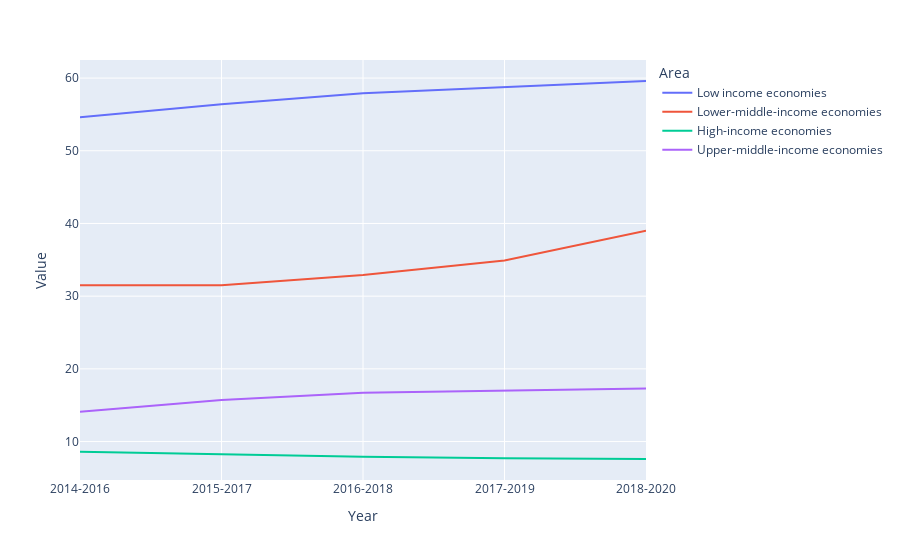

This figure's notebook cell:
### Markdown cell above
### Moderate and sevier food insecurity

### Code cell
# insecurity data 
px.line(food_insecurity_pdf, x='Year', y='Value', color='Area')

### Figure 1 — Plotly figure (JSON) as saved in the notebook; plotly's stock layout.template omitted (floating-point values rounded to 4 significant figures)
{"data": [{"hovertemplate": "Area=Low income economies<br>Year=%{x}<br>Value=%{y}<extra></extra>", "legendgroup": "Low income economies", "line": {"color": "#636efa", "dash": "solid"}, "marker": {"symbol": "circle"}, "mode": "lines", "name": "Low income economies", "orientation": "v", "showlegend": true, "type": "scatter", "x": ["2014-2016", "2015-2017", "2016-2018", "2017-2019", "2018-2020"], "xaxis": "x", "y": [54.6, 56.4, 57.9, 58.7, 59.6], "yaxis": "y"}, {"hovertemplate": "Area=Lower-middle-income economies<br>Year=%{x}<br>Value=%{y}<extra></extra>", "legendgroup": "Lower-middle-income economies", "line": {"color": "#EF553B", "dash": "solid"}, "marker": {"symbol": "circle"}, "mode": "lines", "name": "Lower-middle-income economies", "orientation": "v", "showlegend": true, "type": "scatter", "x": ["2014-2016", "2015-2017", "2016-2018", "2017-2019", "2018-2020"], "xaxis": "x", "y": [31.5, 31.5, 32.9, 34.9, 39], "yaxis": "y"}, {"hovertemplate": "Area=High-income economies<br>Year=%{x}<br>Value=%{y}<extra></extra>", "legendgroup": "High-income economies", "line": {"color": "#00cc96", "dash": "solid"}, "marker": {"symbol": "circle"}, "mode": "lines", "name": "High-income economies", "orientation": "v", "showlegend": true, "type": "scatter", "x": ["2014-2016", "2015-2017", "2016-2018", "2017-2019", "2018-2020"], "xaxis": "x", "y": [8.6, 8.2, 7.9, 7.7, 7.6], "yaxis": "y"}, {"hovertemplate": "Area=Upper-middle-income economies<br>Year=%{x}<br>Value=%{y}<extra></extra>", "legendgroup": "Upper-middle-income economies", "line": {"color": "#ab63fa", "dash": "solid"}, "marker": {"symbol": "circle"}, "mode": "lines", "name": "Upper-middle-income economies", "orientation": "v", "showlegend": true, "type": "scatter", "x": ["2014-2016", "2015-2017", "2016-2018", "2017-2019", "2018-2020"], "xaxis": "x", "y": [14.1, 15.7, 16.7, 17, 17.3], "yaxis": "y"}], "layout": {"legend": {"title": {"text": "Area"}, "tracegroupgap": 0}, "margin": {"t": 60}, "xaxis": {"anchor": "y", "domain": [0, 1], "title": {"text": "Year"}}, "yaxis": {"anchor": "x", "domain": [0, 1], "title": {"text": "Value"}}}}
